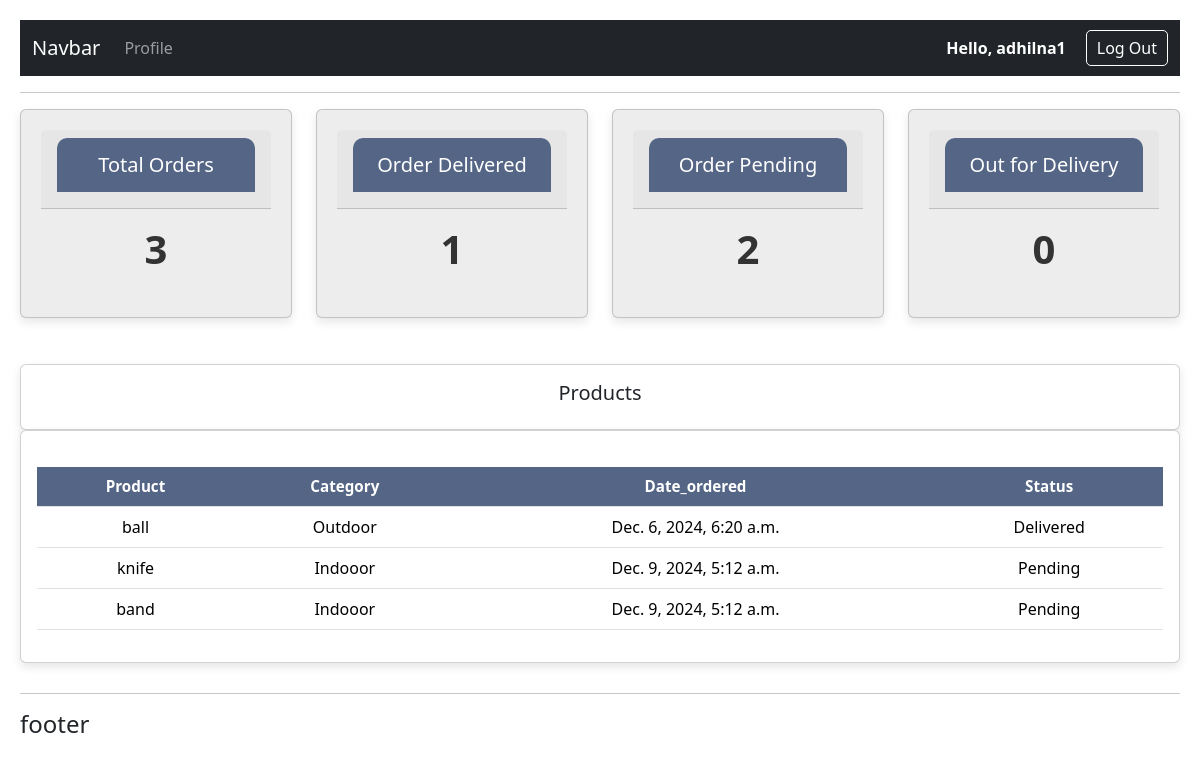
/userpage/ (signed in), run on the app's committed database.
### accounts/models.py (models this page shows, shortened)
class Order(models.Model):
    STATUS = [
        ('Pending', 'Pending'),
        ('Out for Delivery', 'Out for Delivery'),
        ('Delivered', 'Delivered')
    ]
    customer = models.ForeignKey(Customer, null=True, on_delete=models.SET_NULL)
    product = models.ForeignKey(Product, null=True, on_delete=models.SET_NULL)
    date_created = models.DateTimeField(auto_now_add=True, null=True)
    status = models.CharField(max_length=128, null=True, choices=STATUS)

class Product(models.Model):
    CATEGORY = [
        ('Indooor', 'Indoor'),
        ('Outdoor', 'Outdoor'),
    ]
    name = models.CharField(max_length=128, null=True)
    price = models.FloatField(max_length=128, null=True)
    category = models.CharField(max_length=128, null=True, choices=CATEGORY)
    description = models.TextField(max_length=128, null=True)
    date_created = models.DateTimeField(auto_now_add=True, null=True)
    tags = models.ManyToManyField(Tag)
    def __str__(self):
        return self.name

### accounts/decorators.py (the view)
        def wrapper_func(request, *args, **kwargs):
            group = None
            if request.user.groups.exists():
                group = request.user.groups.all()[0].name
            if group in allowed_roles:
                return view_func(request, *args, **kwargs)
            else:
                return HttpResponse("You are not authorised to this page")

### accounts/views.py (called while the page is built)
@login_required(login_url='loginpage')
@allowed_users(allowed_roles=['customer'])
def userPage(request):
    orders = request.user.customer.order_set.all()
    total_ordered = orders.count()
    delivered = orders.filter(status='Delivered').count()
    pending = orders.filter(status='Pending').count()
    outfordelivery = orders.filter(status='Out for Delivery').count()
    context = {'orders':orders, 'total_ordered':total_ordered, 'delivered':delivered, 'pending':pending, 'outfordelivery':outfordelivery}
    return render(request, 'user.html', context)

### templates/user.html
{% extends 'main.html' %}
{% load static %}
{% block content %}
{% include 'status.html' %}
<div class="row product-section" id="product-section">
    <div class="col-md">
        <div class="card card-body product-header">
            <h5>Products</h5>
        </div>
        <div class="card card-body product-table-card">
            <div class="table-responsive">
                <table class="table product-table">
                    <thead>
                        <tr>
                            <th>Product</th>
                            <th>Category</th>
                            <th>Date_ordered</th>
                            <th>Status</th>
                        </tr>
                    </thead>
                    <tbody>
                        {% for order in orders %}
                        <tr>
                            <td>{{order.product}}</td>
                            <td>{{order.product.category}}</td>
                            <td>{{order.date_created}}</td>
                            <td>{{order.status}}</td>
                        </tr>
                        {% endfor %}
                    </tbody>
                </table>
            </div>
        </div>
    </div>
</div>
{% endblock %}

### templates/navbar.html (shortened to what this page needs)
<nav class="navbar navbar-expand-lg navbar-dark bg-dark">
    <div class="container-fluid">
      <a class="navbar-brand" href="">Navbar</a>
      <div class="collapse navbar-collapse" id="navbarNavAltMarkup">
        <div class="navbar-nav">
          {% if request.user.is_staff %}
            <a class="nav-link" href="{% url 'dashboard' %}">Dashboard</a>
          <a class="nav-link" href="{% url 'products' %}">Products</a>
          {% else %}
          <a class="nav-link" href="{% url 'customprofile' %}">Profile</a>
          {% endif %}
        </div>
      </div>
      <span class="hello">Hello, {{ request.user }}</span>
<span class="lg-out">
    <form method="POST" action="{% url 'logoutpage' %}" style="display: inline;">
        <button type="submit" class="logout-btn">Log Out</button>
    </form>
</span>
    </div>
  </nav>

### static/styles.css (style rules this page uses)
body { font-family: 'Arial', sans-serif; background-color: #f4f6f9; margin: 0; padding: 20px; color: #333; }
.row { display: flex; flex-wrap: wrap; margin-bottom: 30px; }
.card { border: none; border-radius: 10px; box-shadow: 0 4px 10px rgba(0, 0, 0, 0.1); padding: 20px; }
.card-body { padding: 20px; text-align: center; }
.table { width: 100%; margin-top: 20px; border-collapse: collapse; }
.table thead th { background-color: #546585; color: white; font-size: 0.95rem; font-weight: bold; }

### templates/navbar.html (style rules this page uses)
.hello { color: white; font-size: 16px; margin-right: 20px; font-weight: bolder; }
.logout-btn { background-color: transparent; color: white; border: 1px solid white; padding: 5px 10px; border-radius: 5px; cursor: pointer; font-size: 16px; }

### data on the page
Order: product "ball", product.category "Outdoor", date_created "Dec. 6, 2024, 6:20 a.m.", status "Delivered"
Order: product "knife", product.category "Indooor", date_created "Dec. 9, 2024, 5:12 a.m.", status "Pending"
Order: product "band", product.category "Indooor", date_created "Dec. 9, 2024, 5:12 a.m.", status "Pending"

### other printed values
{{ request.user }} "adhilna1"
{{ total_ordered }} "3"
{{ delivered }} "1"
{{ pending }} "2"
{{ outfordelivery }} "0"
